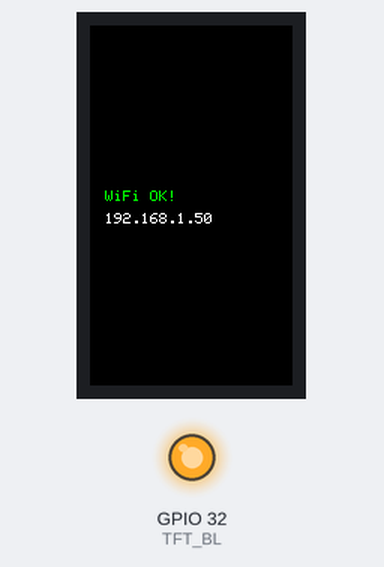
The sketch below on a simulated ESP32. On the bench: 135×240 colour display, output pins drawn as LEDs (lit = HIGH). WiFi joins after 1.5 s; servers stay silent unless stated; random numbers use the default seed unless the sketch sets one.

Above: at 1.8 s.
At 3.3 s:
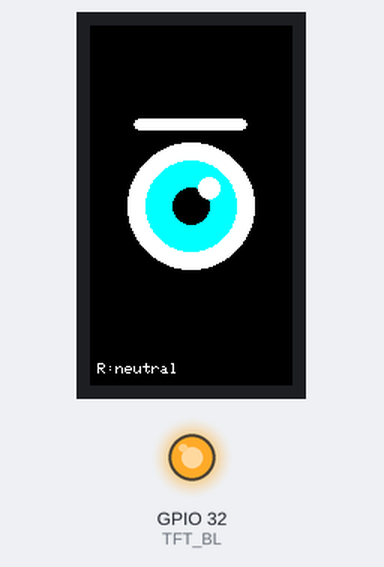
At 36.06 s:
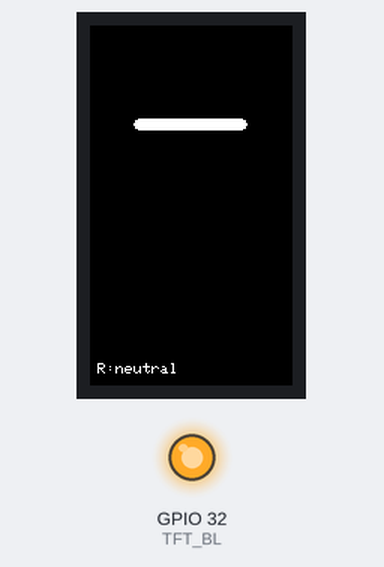

Measured:
- what the display in image 0 shows lasts 1.5 s, from 1.8 s to 3.3 s
- what the display in image 1 shows lasts 0.7 s, from 3.3 s to 4.0 s

The sketch:

COD_OCHI_EPS32.ino
```cpp
#include <WiFi.h>
#include <HTTPClient.h>
#include <Adafruit_GFX.h>
#include <Adafruit_ST7789.h>
#include <ArduinoJson.h>
#include <SPI.h>

// ============================================
// PINI CORECTI pentru Ideaspark ESP32 1.14"
// ============================================
#define TFT_CS   15
#define TFT_RST   4
#define TFT_DC    2
#define TFT_BL   32

// ============================================
// CONFIGURARE WIFI & SERVER
// ============================================
const char* WIFI_SSID = "Taylor Swift";
const char* WIFI_PASS = "razadesoare.916";
const char* SERVER_IP = "172.16.0.172";
const int   SERVER_PORT = 5000;
const bool  IS_LEFT_EYE = false; //pt ochiu stang vine = true;

// ============================================
// CULORI
// ============================================
#define COLOR_NEGRU    ST77XX_BLACK
#define COLOR_ALB      ST77XX_WHITE
#define COLOR_FERICIT  ST77XX_GREEN
#define COLOR_TRIST    ST77XX_BLUE
#define COLOR_FURIOS   ST77XX_RED
#define COLOR_SURPRINS ST77XX_YELLOW
#define COLOR_NEUTRU   0x07FF  // Cyan

Adafruit_ST7789 tft = Adafruit_ST7789(TFT_CS, TFT_DC, TFT_RST);

String currentEmotion = "neutral";
String lastEmotion = "";

// ============================================
// DESENARE OCHI
// ============================================
void drawEye(String emotion) {
  tft.fillScreen(COLOR_NEGRU);

  int cx = 135 / 2;  // 67
  int cy = 240 / 2;  // 120

  uint16_t irisColor;

  if (emotion == "happy") {
    irisColor = COLOR_FERICIT;
    tft.fillCircle(cx, cy, 45, COLOR_ALB);
    tft.fillCircle(cx, cy, 35, irisColor);
    tft.fillCircle(cx, cy, 15, COLOR_NEGRU);
    tft.fillRect(cx - 50, cy + 10, 100, 50, COLOR_NEGRU);
    tft.fillRoundRect(cx - 40, cy - 60, 80, 10, 5, COLOR_ALB);

  } else if (emotion == "sad") {
    irisColor = COLOR_TRIST;
    tft.fillCircle(cx, cy, 40, COLOR_ALB);
    tft.fillCircle(cx, cy, 28, irisColor);
    tft.fillCircle(cx, cy, 12, COLOR_NEGRU);
    tft.fillRect(cx - 50, cy - 45, 100, 25, COLOR_NEGRU);
    if (IS_LEFT_EYE) {
      tft.fillTriangle(cx - 40, cy - 55, cx + 40, cy - 65, cx + 40, cy - 50, COLOR_ALB);
    } else {
      tft.fillTriangle(cx + 40, cy - 55, cx - 40, cy - 65, cx - 40, cy - 50, COLOR_ALB);
    }

  } else if (emotion == "angry") {
    irisColor = COLOR_FURIOS;
    tft.fillCircle(cx, cy, 42, COLOR_ALB);
    tft.fillCircle(cx, cy, 30, irisColor);
    tft.fillCircle(cx, cy, 12, COLOR_NEGRU);
    if (IS_LEFT_EYE) {
      tft.fillTriangle(cx - 40, cy - 50, cx + 40, cy - 65, cx + 40, cy - 50, COLOR_FURIOS);
    } else {
      tft.fillTriangle(cx + 40, cy - 50, cx - 40, cy - 65, cx - 40, cy - 50, COLOR_FURIOS);
    }

  } else if (emotion == "surprise") {
    irisColor = COLOR_SURPRINS;
    tft.fillCircle(cx, cy, 50, COLOR_ALB);
    tft.fillCircle(cx, cy, 38, irisColor);
    tft.fillCircle(cx, cy, 18, COLOR_NEGRU);
    tft.fillCircle(cx, cy, 8, COLOR_ALB);
    tft.fillRoundRect(cx - 42, cy - 75, 84, 12, 6, COLOR_ALB);

  } else {
    // NEUTRU
    irisColor = COLOR_NEUTRU;
    tft.fillCircle(cx, cy, 42, COLOR_ALB);
    tft.fillCircle(cx, cy, 30, irisColor);
    tft.fillCircle(cx, cy, 12, COLOR_NEGRU);
    tft.fillCircle(cx + 12, cy - 12, 7, COLOR_ALB);
    tft.fillRoundRect(cx - 38, cy - 58, 76, 8, 4, COLOR_ALB);
  }

  // Reflexie lumina
  if (emotion != "surprise") {
    tft.fillCircle(cx + 12, cy - 12, 6, COLOR_ALB);
  }

  // Text emotie
  tft.setTextColor(COLOR_ALB);
  tft.setTextSize(1);
  tft.setCursor(5, 225);
  tft.print(IS_LEFT_EYE ? "L:" : "R:");
  tft.print(emotion);
}

void blinkAnimation() {
  int cx = 135 / 2;
  int cy = 240 / 2;
  tft.fillRect(cx - 50, cy - 50, 100, 100, COLOR_NEGRU);
  delay(80);
  drawEye(currentEmotion);
}

// ============================================
// WIFI
// ============================================
void connectWiFi() {
  tft.fillScreen(COLOR_NEGRU);
  tft.setTextColor(COLOR_ALB);
  tft.setTextSize(1);
  tft.setCursor(10, 110);
  tft.print("Connecting WiFi...");

  WiFi.begin(WIFI_SSID, WIFI_PASS);
  int attempts = 0;
  while (WiFi.status() != WL_CONNECTED && attempts < 20) {
    delay(500);
    attempts++;
  }

  tft.fillScreen(COLOR_NEGRU);
  tft.setCursor(10, 110);
  if (WiFi.status() == WL_CONNECTED) {
    tft.setTextColor(COLOR_FERICIT);
    tft.print("WiFi OK!");
    tft.setCursor(10, 125);
    tft.setTextColor(COLOR_ALB);
    tft.print(WiFi.localIP());
    delay(1500);
  } else {
    tft.setTextColor(COLOR_FURIOS);
    tft.print("WiFi FAILED!");
    delay(2000);
  }
}

String getEmotionFromServer() {
  if (WiFi.status() != WL_CONNECTED) return currentEmotion;

  HTTPClient http;
  String url = "http://" + String(SERVER_IP) + ":" + String(SERVER_PORT) + "/emotion";
  http.begin(url);
  http.setTimeout(3000);

  int code = http.GET();
  if (code == 200) {
    String payload = http.getString();
    StaticJsonDocument<128> doc;
    deserializeJson(doc, payload);
    String emotion = doc["emotion"].as<String>();
    http.end();
    return emotion;
  }
  http.end();
  return currentEmotion;
}

// ============================================
// SETUP & LOOP
// ============================================
void setup() {
  Serial.begin(115200);

  pinMode(TFT_BL, OUTPUT);
  digitalWrite(TFT_BL, HIGH);

  tft.init(135, 240);
  tft.setRotation(2);
  tft.fillScreen(COLOR_NEGRU);

  connectWiFi();
  drawEye("neutral");
}

unsigned long lastCheck = 0;
unsigned long lastBlink = 0;
int blinkInterval = 4000;

void loop() {
  unsigned long now = millis();

  if (now - lastBlink > blinkInterval) {
    blinkAnimation();
    lastBlink = now;
    blinkInterval = random(3000, 7000);
  }

  if (now - lastCheck > 2000) {
    String emotion = getEmotionFromServer();
    if (emotion != lastEmotion) {
      currentEmotion = emotion;
      lastEmotion = emotion;
      drawEye(emotion);
    }
    lastCheck = now;
  }
}
```
